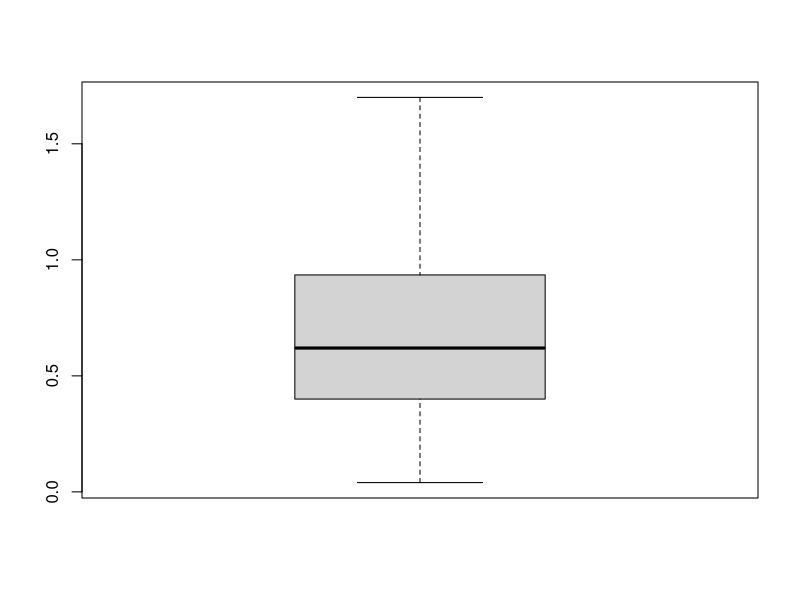
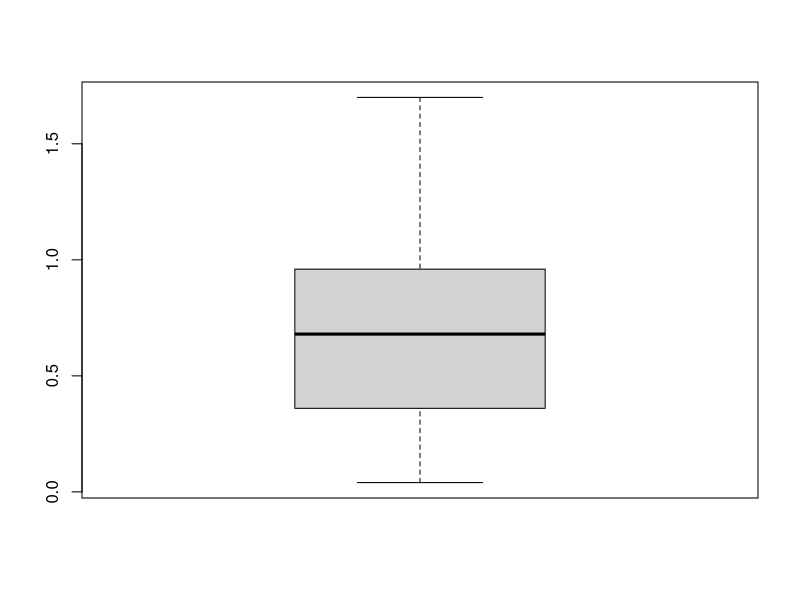
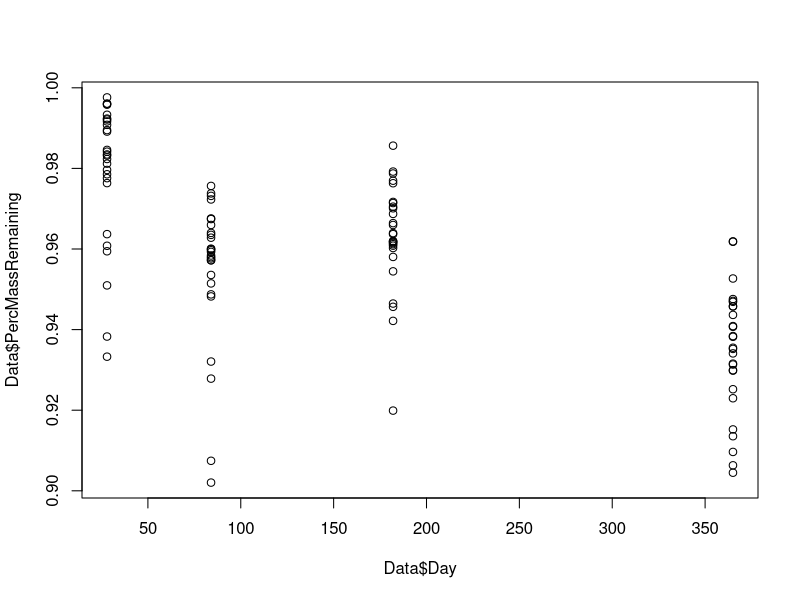
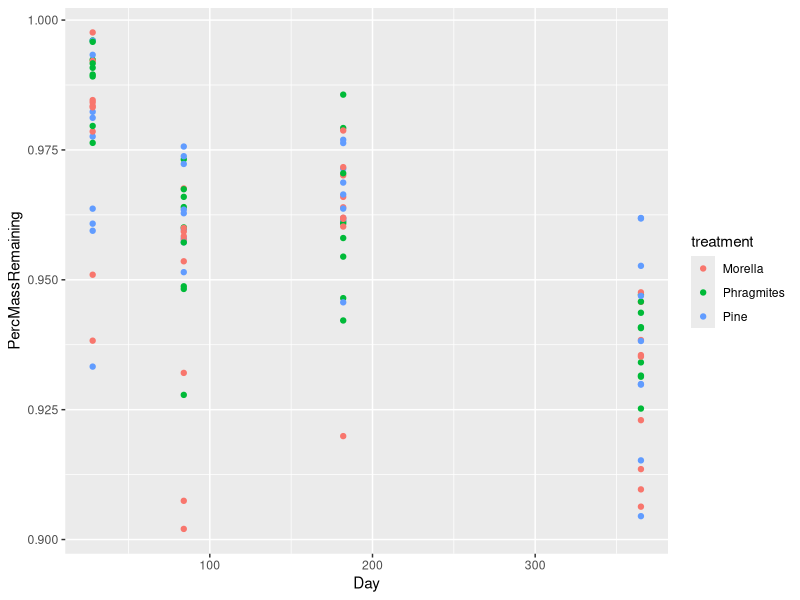
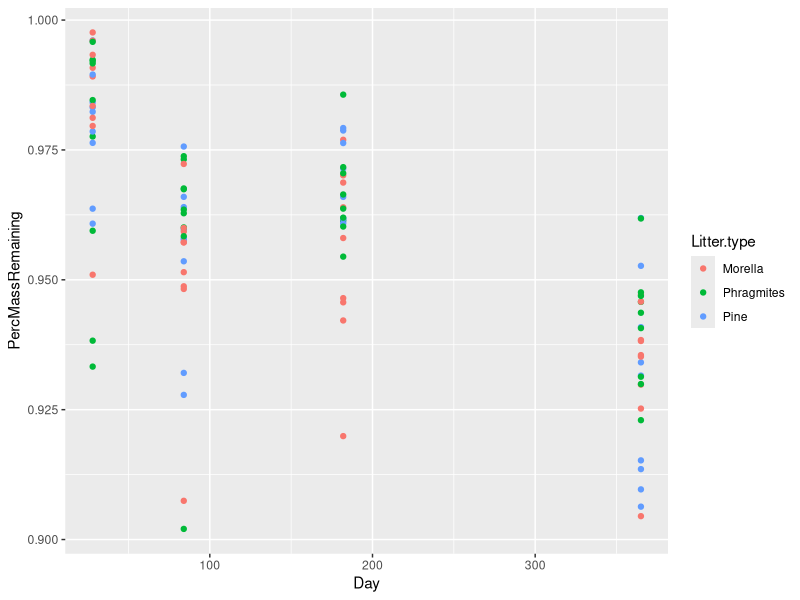
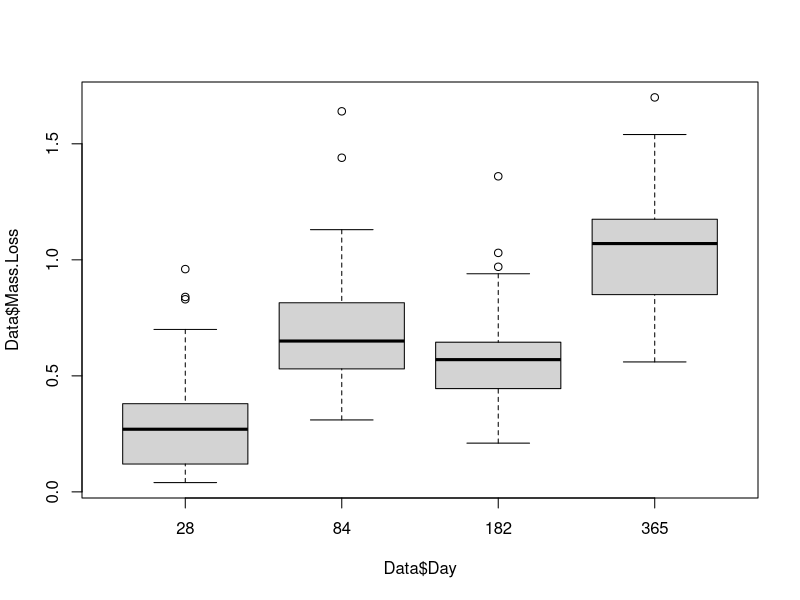
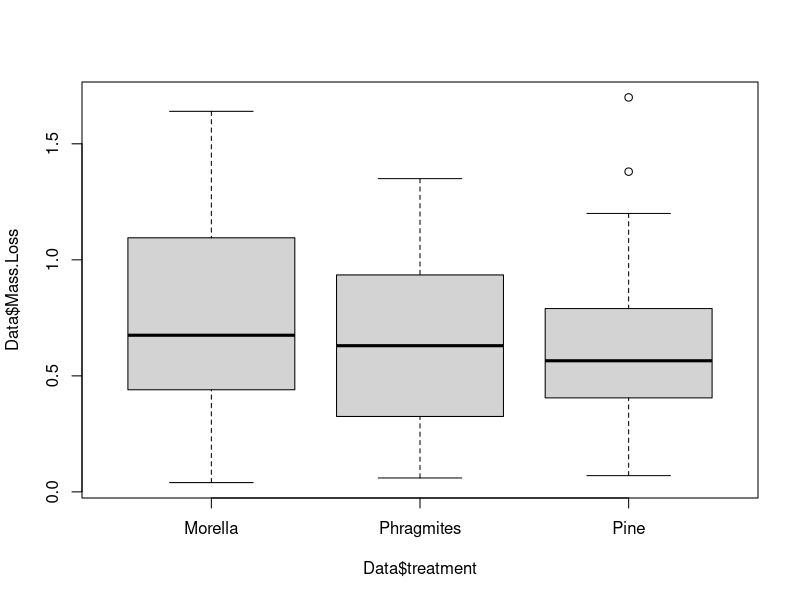
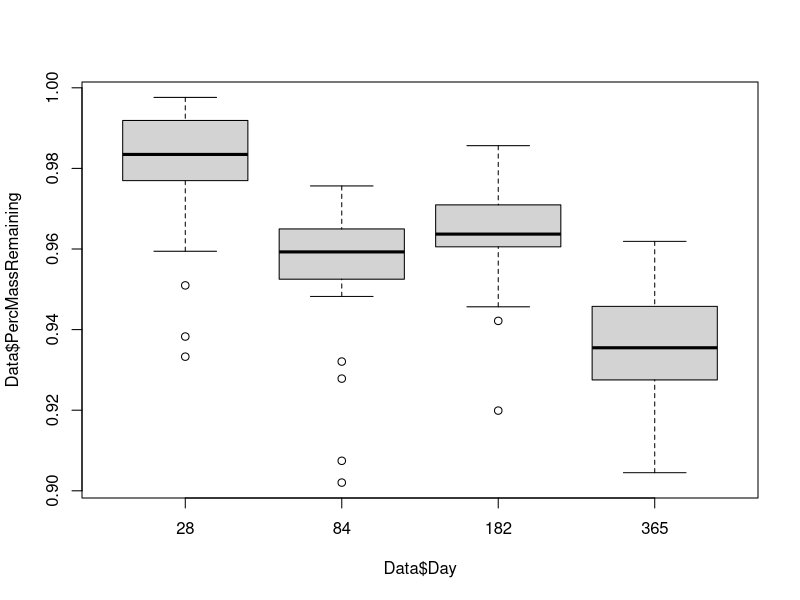

R code for these plots, in order: (Note: this script raises an error after producing the figures.)
#Data Work for Decomposition Project
#Noa Shapiro-Tamir, Gedan Lab REU 2023
#06.30.2023

#setup
library(stats)
library(dplyr)
library(broom)
library(ggplot2)

setwd("/Users/noashapiro-tamir/Desktop/R_Files/DecompProject/")

#Importing data
Data <- read.csv("Decomp_Data_Edited_Noa_Raw_1.csv")
Data_bysite <- read.csv("Decomp_Data_Edited_Noa_Site_Contents_3.csv")

#Cleaning data to prep for merging
colnames (Data)[1] <- "Tag"
colnames (Data)[5] <- "Initial_bag_mass"
colnames (Data)[6] <- "Initial_litter_mass"
colnames (Data)[7] <- "Initial_bag_litter_mass"
colnames (Data)[8] <- "Dry_Mass"
colnames (Data)[10] <- "Day"
colnames (Data_bysite)[4] <- "Tag"
Data_bysite = Data_bysite[,c(1,4)]
Data$PercMassRemaining <- Data$Dry_Mass/Data$`Initial_bag_litter_mass`
Data$PercMassInitial <- Data$Initial_bag_litter_mass/Data$Initial_bag_litter_mass
Data$Years <- Data$Day/365
  
#merging site name to Data file so that we can stratify curves later
Data <- merge(Data, Data_bysite, by = "Tag")

#Making a column for unique values of site and litter type together
Data$SiteLitterCombo <- interaction(as.factor(Data$Site), as.factor(Data$Litter.type))

#Excluding the 6-month (182 day) data points because they skew the data very confusingly.
Data2 <- Data[Data$Day != 182, ]


#creating boxplots of all data points to check for outliers. 
boxplot(Data$Mass.Loss, outlier.tagging = TRUE)
boxplot(Data2$Mass.Loss, outlier.tagging = TRUE)

plot(Data$PercMassRemaining ~ Data$Day)

ggplot(Data, aes(x = Day, y = PercMassRemaining, color = treatment))+
  geom_point()
ggplot(Data, aes(x = Day, y = PercMassRemaining, color = Litter.type))+
  geom_point()



#There appear to be no outliers! 

#just for fun...
boxplot(Data$Mass.Loss ~ Data$Day)
boxplot(Data$Mass.Loss ~ Data$treatment)
boxplot(Data$PercMassRemaining ~ Data$Day)

#creating subsets of the data
Pi1_Pine <- Data2 %>% filter(SiteLitterCombo == 'Pi1.Pine')
Pi1_Morella <- Data2 %>% filter(SiteLitterCombo == 'Pi1.Morella')
All_Pinus_trtmnt <- Data2 %>% filter(treatment == 'Pine')
All_Morella_trtmnt <- Data2 %>% filter(treatment == 'Morella')
All_Phrag_trtmnt <- Data2 %>% filter(treatment == 'Phragmites')

#more subsets and manually finding alpha values
Pi1_Phrag <- Data %>% filter(SiteLitterCombo == 'Pi1.Phragmites')
Pi2_Pine <- Data %>% filter(SiteLitterCombo == 'Pi2.Pine')
Pi2_Phrag <- Data %>% filter(SiteLitterCombo == 'Pi2.Phragmites')
Pi2_Morella <- Data %>% filter(SiteLitterCombo == 'Pi2.Morella')
Pi3_Pine <- Data %>% filter(SiteLitterCombo == 'Pi3.Pine')
Pi3_Phrag <- Data %>% filter(SiteLitterCombo == 'Pi3.Phragmites')
Pi3_Morella <- Data %>% filter(SiteLitterCombo == 'Pi3.Morella')
Mo1_Pine <- Data %>% filter(SiteLitterCombo == 'Mo1.Pine')
Mo1_Phrag <- Data %>% filter(SiteLitterCombo == 'Mo1.Phragmites')
Mo1_Morella <- Data %>% filter(SiteLitterCombo == 'Mo1.Morella')
Mo2_Pine <- Data %>% filter(SiteLitterCombo == 'Mo2.Pine')
Mo2_Phrag <- Data %>% filter(SiteLitterCombo == 'Mo2.Phragmites')
Mo2_Morella <- Data %>% filter(SiteLitterCombo == 'Mo2.Morella')
Mo3_Pine <- Data %>% filter(SiteLitterCombo == 'Mo3.Pine')
Mo3_Phrag <- Data %>% filter(SiteLitterCombo == 'Mo3.Phragmites')
Mo3_Morella <- Data %>% filter(SiteLitterCombo == 'Mo3.Morella')
Ph1_Pine <- Data %>% filter(SiteLitterCombo == 'Ph1.Pine')
Ph1_Phrag <- Data %>% filter(SiteLitterCombo == 'Ph1.Phragmites')
Ph1_Morella <- Data %>% filter(SiteLitterCombo == 'Ph1.Morella')
Ph2_Pine <- Data %>% filter(SiteLitterCombo == 'Ph2.Pine')
Ph2_Phrag <- Data %>% filter(SiteLitterCombo == 'Ph2.Phragmites')
Ph2_Morella <- Data %>% filter(SiteLitterCombo == 'Ph2.Morella')
Ph3_Pine <- Data %>% filter(SiteLitterCombo == 'Ph3.Pine')
Ph3_Phrag <- Data %>% filter(SiteLitterCombo == 'Ph3.Phragmites')
Ph3_Morella <- Data %>% filter(SiteLitterCombo == 'Ph3.Morella')


plot(Pi1_Pine$Day, Pi1_Pine$PercMassRemaining)
curve(x^-0.006, from=0, to=365, add=TRUE, col = "violet")

plot(Pi1_Pine$Day, Pi1_Pine$Dry_Mass)
curve(x^-0.45, from=0, to=365, add=TRUE, col = "violet")

plot(Pi1_Phrag$Day, Pi1_Phrag$PercMassRemaining)
curve(x^-0.006, from=0, to=365, add=TRUE, col = "violet")

plot(Pi1_Morella$Day, Pi1_Mor$PercMassRemaining)
curve(x^-0.006, from=0, to=365, add=TRUE, col = "violet")

plot(Mo1_Pine$Day, Mo1_Pine$PercMassRemaining)
curve(x^-0.009, from=0, to=365, add=TRUE, col = "violet")

plot(Ph3_Morella$Day, Ph3_Morella$PercMassRemaining, ylim = c(0.8,1))
curve(x^-0.012, from=0, to=365, add=TRUE, col = "violet", lwd = 8)

#setting up for fit curves: copied from internet

nls(PercMassRemaining ~ PercMassRemaining + (PercMassInitial - PercMassRemaining) * exp(-alpha * Day), 
    data = Data2,
    start = list(y0 = 1, yf = 0.96, alpha = 0.008))


fit <- nls(PercMassRemaining ~ SSasymp(Day, log_alpha), data = All_Pinus_trtmnt)
trial <- SSasymp(Pi1_Pine$Day, 365, 0.75, 0.1)

# we want to model decline in mass as a function of time


# Trying to skip ahead and do it iteratively... but it's still not working.
fitted <- Data %>% 
  nest(SiteLitterCombo) %>%
  mutate(
    fit = map(Data, ~nls(PercMassRemaining ~ SSasymp(Day, PercMassRemaining, PercMassInitial, log_alpha))),
    tidied = map(fit, tidy),
    augmented = map(fit, augment),
  )  

# Produce a table of fit parameters: y0, yf, alpha
fitted %>% 
  unnest(tidied) %>% 
  select(sensor, term, estimate) %>% 
  spread(term, estimate) %>% 
  mutate(alpha = exp(log_alpha))



